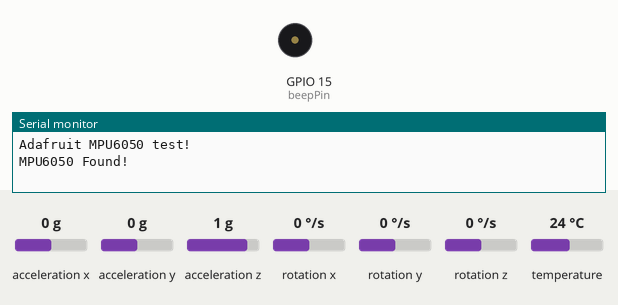
Bench run of a sketch on a simulated ESP32. Shown: buzzer (waves = sounding), the last lines printed to the serial monitor. The test bench sets the inputs (shaded band); at power-on: rotation x 0 °/s, acceleration x 0 g, acceleration y 0 g, acceleration z 1 g, rotation y 0 °/s, rotation z 0 °/s, temperature 24 °C.

Above: at 1.2 s.
1.3 s: rotation x set to -192 °/s
At 1.8 s:
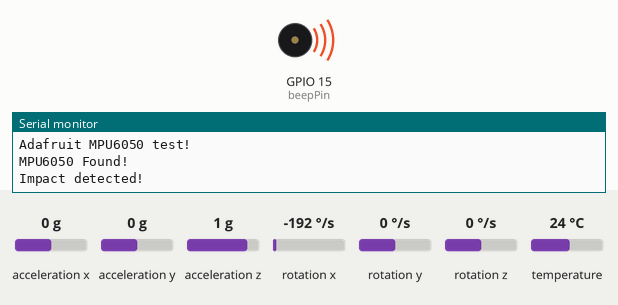
Timing chart, 0 to 4.3 s (numbered marks = the images above; inputs shaded):
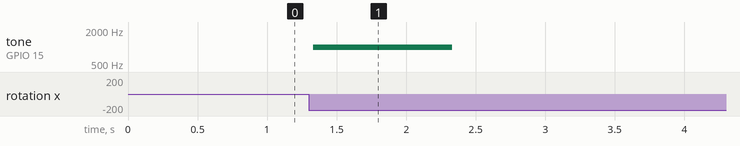

Measured:
- after the input at 1.3 s, tone on GPIO 15 (beepPin): silent → 1000 Hz at once, → silent 1.0 s later

The sketch:

ESP32_GYRO_impact_detect_and_Buzzer0524.ino
```cpp
#include <Adafruit_MPU6050.h>
#include <Adafruit_Sensor.h>
#include <Wire.h>

Adafruit_MPU6050 mpu;

// 변수 선언
float prev_rotationX, prev_rotationY, prev_rotationZ;
float rotationThreshold = 1.0; // 회전 변화 임계값 (조정 가능)

const int beepPin = 15; // 부저를 제어하는 핀 번호

void setup(void) {
  Serial.begin(115200);

  ledcSetup(0, 1E5, 12); // 톤 생성을 위한 LEDC 설정
  ledcAttachPin(beepPin, 0); // 부저 핀을 LEDC 채널에 연결

  while (!Serial)
    delay(10); // 시리얼 통신 초기화

  Serial.println("Adafruit MPU6050 test!");

  // MPU6050 초기화
  if (!mpu.begin()) {
    Serial.println("Failed to find MPU6050 chip");
    while (1) {
      delay(10);
    }
  }
  Serial.println("MPU6050 Found!");
}

void loop() {
  /* Get new sensor events with the readings */
  sensors_event_t a, g, temp;
  mpu.getEvent(&a, &g, &temp);

  // 회전 변화 계산
  float rotationX = g.gyro.x;
  float rotationY = g.gyro.y;
  float rotationZ = g.gyro.z;

  float delta_rotationX = abs(rotationX - prev_rotationX);
  float delta_rotationY = abs(rotationY - prev_rotationY);
  float delta_rotationZ = abs(rotationZ - prev_rotationZ);

  // 충격 판단
  if (delta_rotationX > rotationThreshold || delta_rotationY > rotationThreshold || delta_rotationZ > rotationThreshold) {
    Serial.println("Impact detected!"); // 충격 감지 메시지 출력

    // 부저 제어
    tone(beepPin, 1000, 1000); // 1초 동안 1kHz 주파수로 소리 출력
    delay(1000); // 소리 재생 시간

    noTone(beepPin); // 부저 소리 중지
  }

  prev_rotationX = rotationX;
  prev_rotationY = rotationY;
  prev_rotationZ = rotationZ;

  delay(100); // 회전 변화를 측정하는 적절한 간격으로 조정 가능
}
```
